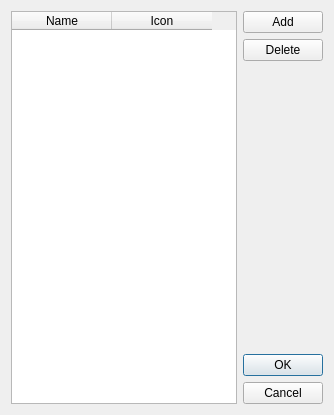
<?xml version="1.0" encoding="UTF-8"?>
<ui version="4.0">
 <class>TagDialog</class>
 <widget class="QDialog" name="TagDialog">
  <property name="windowModality">
   <enum>Qt::WindowModal</enum>
  </property>
  <property name="geometry">
   <rect>
    <x>0</x>
    <y>0</y>
    <width>334</width>
    <height>415</height>
   </rect>
  </property>
  <property name="windowTitle">
   <string>Tags</string>
  </property>
  <property name="modal">
   <bool>true</bool>
  </property>
  <layout class="QHBoxLayout" name="horizontalLayout">
   <item>
    <widget class="QTableWidget" name="tableWidget">
     <property name="showDropIndicator" stdset="0">
      <bool>false</bool>
     </property>
     <property name="selectionMode">
      <enum>QAbstractItemView::SingleSelection</enum>
     </property>
     <property name="selectionBehavior">
      <enum>QAbstractItemView::SelectRows</enum>
     </property>
     <property name="columnCount">
      <number>2</number>
     </property>
     <attribute name="verticalHeaderVisible">
      <bool>false</bool>
     </attribute>
     <column>
      <property name="text">
       <string>Name</string>
      </property>
     </column>
     <column>
      <property name="text">
       <string>Icon</string>
      </property>
     </column>
    </widget>
   </item>
   <item>
    <layout class="QVBoxLayout" name="verticalLayout">
     <item>
      <widget class="QPushButton" name="pushButtonAddRow">
       <property name="text">
        <string>Add</string>
       </property>
      </widget>
     </item>
     <item>
      <widget class="QPushButton" name="pushButtonDelRow">
       <property name="text">
        <string>Delete</string>
       </property>
      </widget>
     </item>
     <item>
      <spacer name="verticalSpacer">
       <property name="orientation">
        <enum>Qt::Vertical</enum>
       </property>
       <property name="sizeHint" stdset="0">
        <size>
         <width>20</width>
         <height>40</height>
        </size>
       </property>
      </spacer>
     </item>
     <item>
      <widget class="QDialogButtonBox" name="buttonBox">
       <property name="sizePolicy">
        <sizepolicy hsizetype="Fixed" vsizetype="Fixed">
         <horstretch>0</horstretch>
         <verstretch>0</verstretch>
        </sizepolicy>
       </property>
       <property name="orientation">
        <enum>Qt::Vertical</enum>
       </property>
       <property name="standardButtons">
        <set>QDialogButtonBox::Cancel|QDialogButtonBox::Ok</set>
       </property>
      </widget>
     </item>
    </layout>
   </item>
  </layout>
 </widget>
 <resources/>
 <connections>
  <connection>
   <sender>buttonBox</sender>
   <signal>accepted()</signal>
   <receiver>TagDialog</receiver>
   <slot>accept()</slot>
   <hints>
    <hint type="sourcelabel">
     <x>248</x>
     <y>254</y>
    </hint>
    <hint type="destinationlabel">
     <x>157</x>
     <y>274</y>
    </hint>
   </hints>
  </connection>
  <connection>
   <sender>buttonBox</sender>
   <signal>rejected()</signal>
   <receiver>TagDialog</receiver>
   <slot>reject()</slot>
   <hints>
    <hint type="sourcelabel">
     <x>316</x>
     <y>260</y>
    </hint>
    <hint type="destinationlabel">
     <x>286</x>
     <y>274</y>
    </hint>
   </hints>
  </connection>
 </connections>
</ui>
